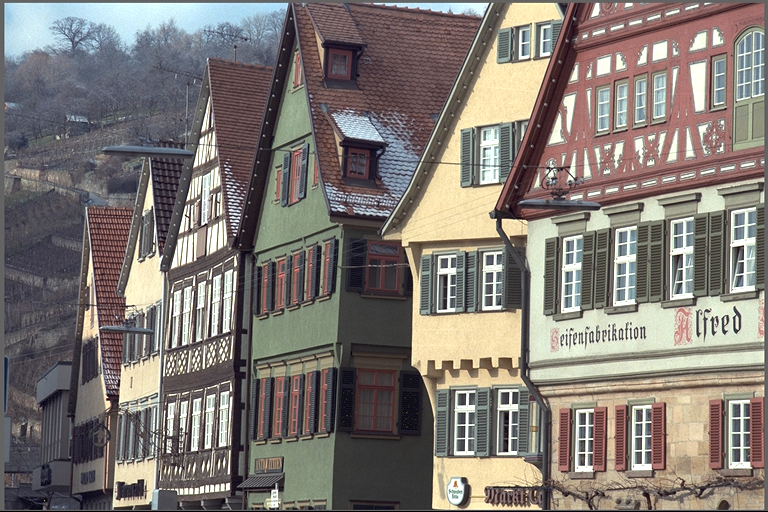
#> input picture image.png, 768 x 512 px
$ python main.py
#> lines starting #> are read from the running program, lines starting #| are printed output that depends on the picture
import cv2
import matplotlib.pyplot as plt
import os
import numpy as np
#####step 1#####
img = cv2.imread(os.path.join("image.png"))
#> img is the input picture: shape (512, 768, 3); mean B, G, R 116, 121.1, 128
assert img is not None,"Error! Check os.path.join()"
#####step 2#####
img_gray = cv2.cvtColor(img,cv2.COLOR_BGR2GRAY)
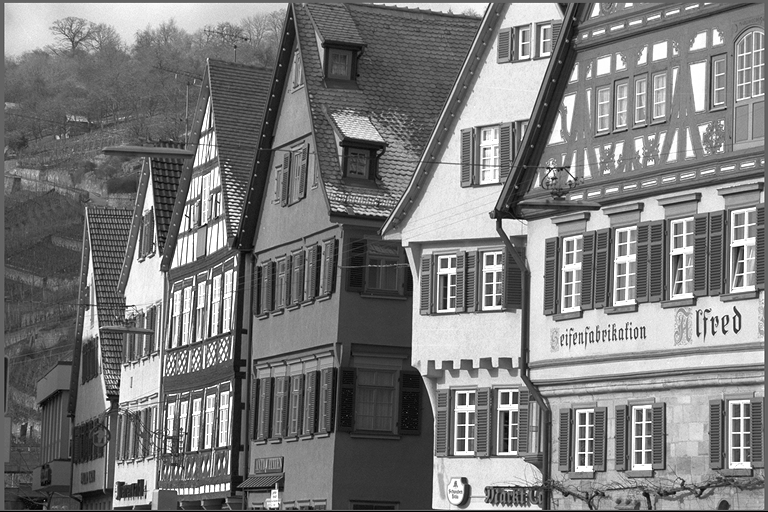
#> img_gray: shape (512, 768); min 0, max 255, mean 122.6
#####step 3#####
cv2.imshow("Gray Image", img_gray)

color = ('b','g','r')

#####step 4-- step 5#####
for i,col in enumerate(color):
    hist = cv2.calcHist([img_gray],[0],None,[256],[0,256])
    plt.plot(hist,color = col)
    plt.xlim([0,256])
plt.show()
#> figure, not shown here; curve peaks at x = 99, y = 7800; curve peaks at x = 99, y = 7800; curve peaks at x = 99, y = 7800
#####step 6--step7--step8#####
equ = cv2.equalizeHist(img_gray)
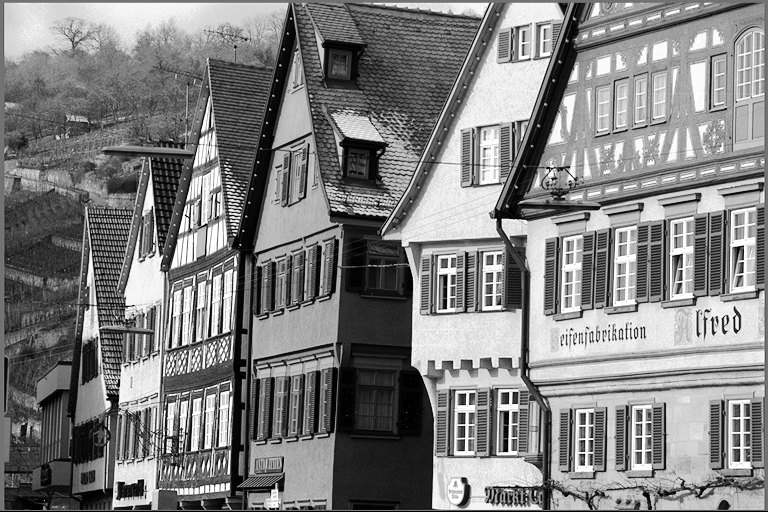
#> equ: shape (512, 768); min 0, max 255, mean 128
res = np.hstack((img_gray,equ))
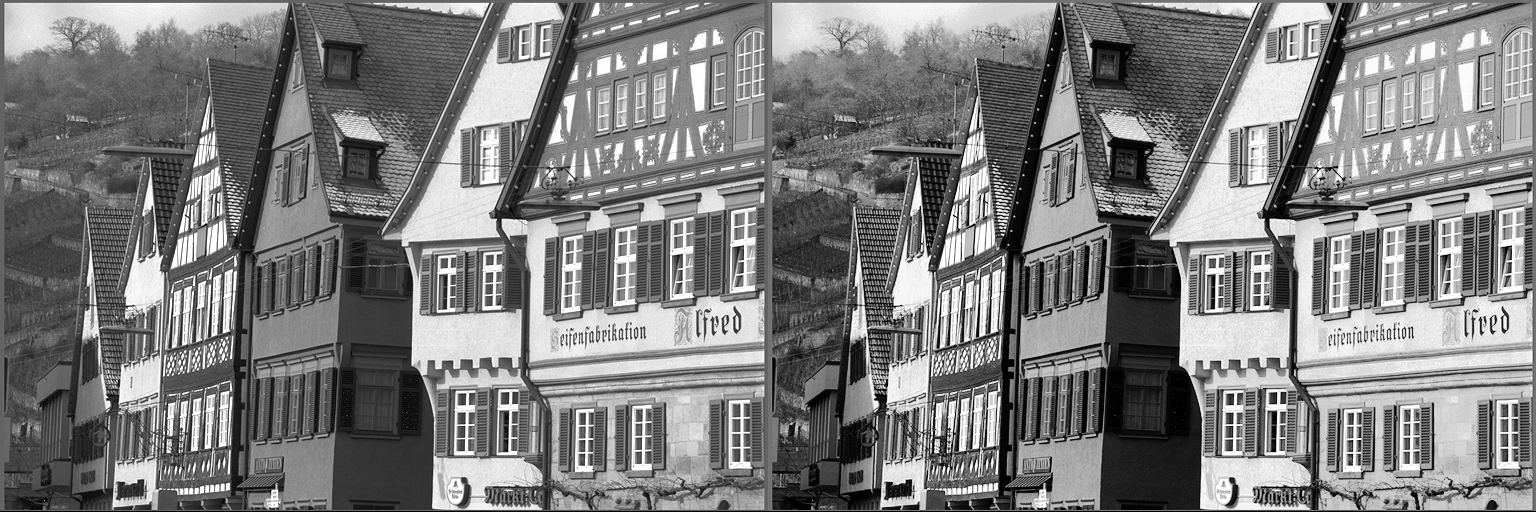
#> res: shape (512, 1536); min 0, max 255, mean 125.3
cv2.imshow("1-origin-2-Equalize",res)
cv2.imwrite('res.png',res)

for i,col in enumerate(color):
    hist = cv2.calcHist([res],[0],None,[256],[0,256])
    plt.plot(hist,color= col)
    plt.xlim([0,256])
plt.show()
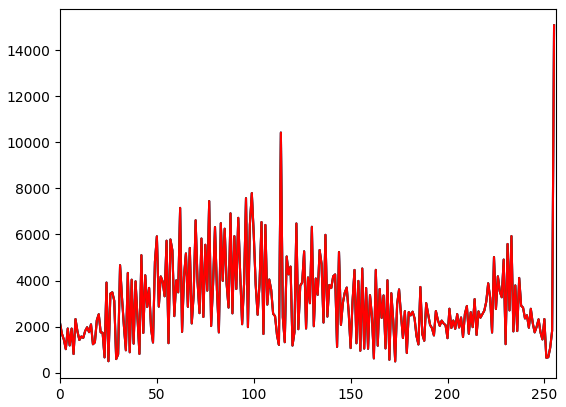
#> figure drawn by matplotlib, 1 panel; curve peaks at x = 255, y = 15084; curve peaks at x = 255, y = 15084; curve peaks at x = 255, y = 15084

'''********    Part 2    *********'''
###Step 1 ###
img_hsv = cv2.cvtColor(img,cv2.COLOR_BGR2HSV)
#> img_hsv: shape (512, 768, 3); mean H, S, V 67.1, 44.1, 133.4

###Step 2 ###
hist, bins = np.histogram(img_hsv.flatten(), 256, [0, 256])
#> hist = 256 values, max 48899 at index 0, min 529 at index 208, mean 4608; bins = 257 values from 0 to 256

cdf = hist.cumsum()
#> cdf = 256 values from 48899 to 1179648
cdf_normalized = cdf * float(hist.max()) / cdf.max()
#> cdf_normalized = 256 values from 2027 to 48899

plt.plot(cdf_normalized, color='b')
plt.hist(img.flatten(), 256, [0, 256], color='r')
plt.xlim([0, 256])
plt.legend(('cdf', 'histogram'), loc='upper left')
plt.savefig("step2.png")
#> figure, not shown here; tallest bar 38230 high, from x = 255 to 256; curve peaks at x = 255, y = 48899
#plt.show()

img_turning_back_rgb = cv2.imread(os.path.join("step2.png"))
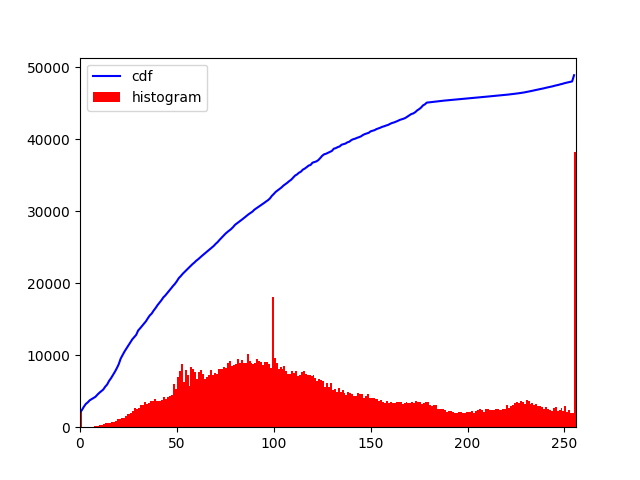
#> img_turning_back_rgb: shape (480, 640, 3); mean B, G, R 238.3, 237.2, 251
img_rgb = cv2.cvtColor(img_turning_back_rgb,cv2.COLOR_HSV2RGB)
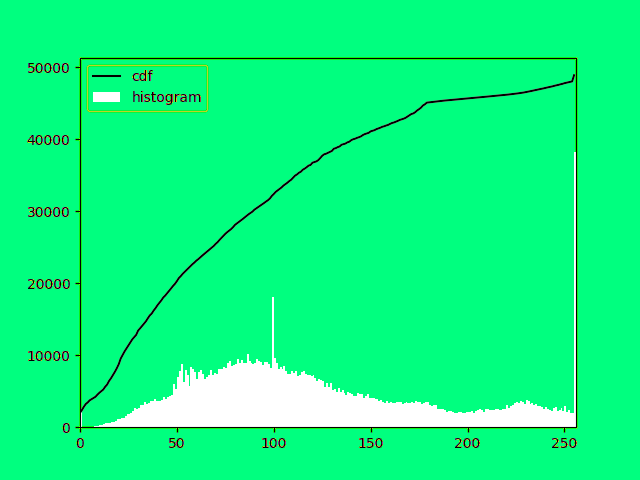
#> img_rgb: shape (480, 640, 3); mean R, G, B 14.9, 250.7, 130.8

#cv2.imshow("rgb_image",img_rgb)
#step 3
color2 = ('r', 'g', 'b')
plt.figure(figsize=(10, 5))

for i, col in enumerate(color2):
    histr = cv2.calcHist([img_rgb], [i], None, [256], [0, 256])
    plt.plot(histr, color=col)
    plt.xlim([0, 256])

plt.title('Histogram for RGB channels')
plt.xlabel('Pixel value')
plt.ylabel('Frequency')
plt.legend(['Red', 'Green', 'Blue'])
plt.show()
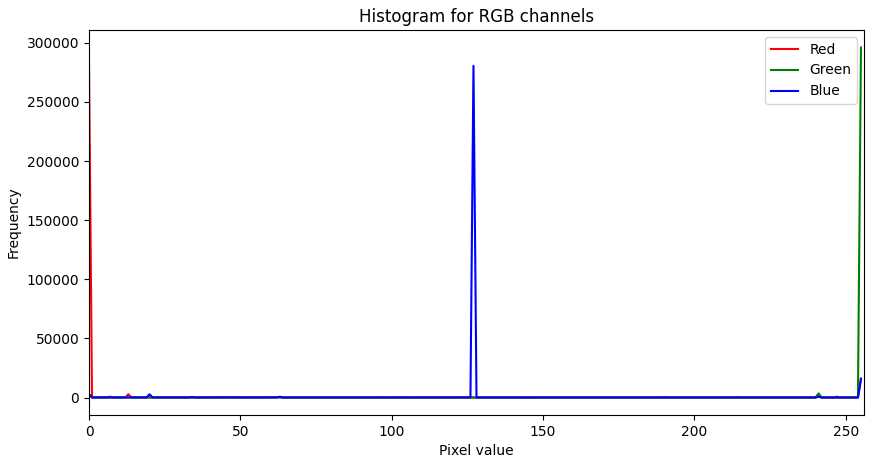
#> figure drawn by matplotlib, 1 panel; curve peaks at x = 0, y = 282899; curve peaks at x = 255, y = 296002; curve peaks at x = 127, y = 280478


cv2.waitKey(0)
cv2.destroyAllWindows()
